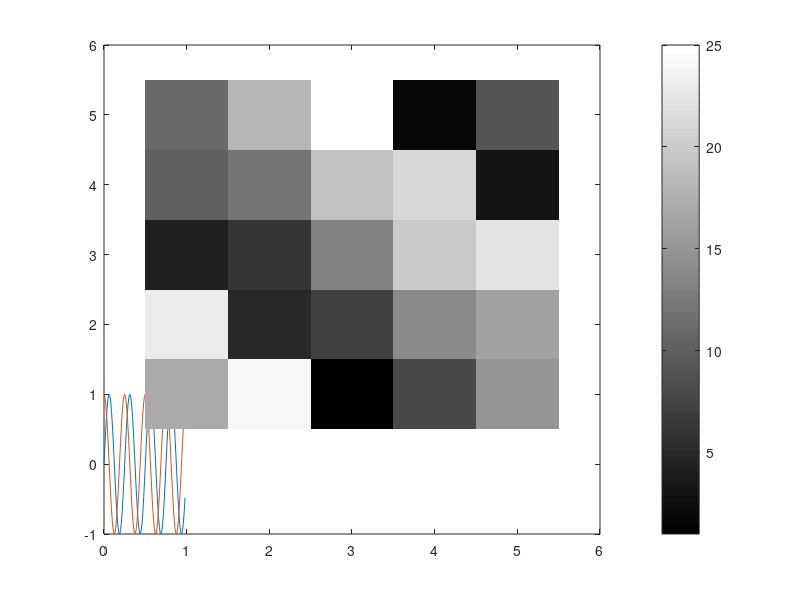

Write the MATLAB code that produced this figure.
t = [0:0.01:0.98];y1 = sin(2*pi*4*t);%figure('%num')	% to specify the figure numberplot(t,y1)y2 = cos(2*pi*4*t);plot(t,y1);hold on;	% plots new figures on top of the old onesplot(t,y2);% functions to modify the axes' names%xlabel('%s')%ylabel('%s')%legend('%s') %	to add labels to the variables displayed%title('%s')%print -dpng '%my_file_name'	% to save the plot%subplot(n,m,x)	% divides window onto a nxm frame & next plot will be at position x%axis([x1 x2 x3 x4]) for a,b in [] assigns them to axis value of plot%clf	% clears the figureA = magic(5);imagesc(A), colorbar, colormap gray;